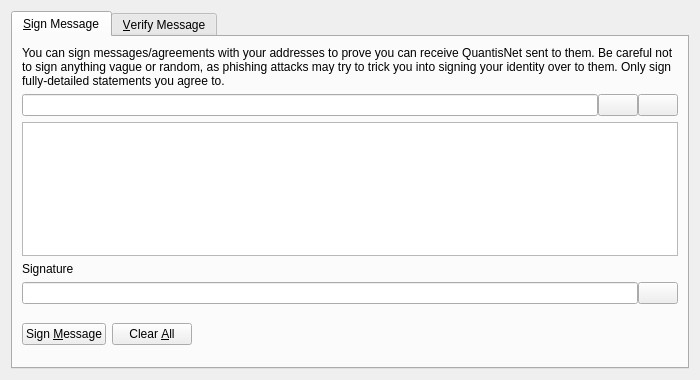
<?xml version="1.0" encoding="UTF-8"?>
<ui version="4.0">
 <class>SignVerifyMessageDialog</class>
 <widget class="QDialog" name="SignVerifyMessageDialog">
  <property name="geometry">
   <rect>
    <x>0</x>
    <y>0</y>
    <width>700</width>
    <height>380</height>
   </rect>
  </property>
  <property name="windowTitle">
   <string>Signatures - Sign / Verify a Message</string>
  </property>
  <property name="modal">
   <bool>true</bool>
  </property>
  <layout class="QVBoxLayout" name="verticalLayout">
   <item>
    <widget class="QTabWidget" name="tabWidget">
     <property name="currentIndex">
      <number>0</number>
     </property>
     <widget class="QWidget" name="tabSignMessage">
      <attribute name="title">
       <string>&amp;Sign Message</string>
      </attribute>
      <layout class="QVBoxLayout" name="verticalLayout_SM">
       <item>
        <widget class="QLabel" name="infoLabel_SM">
         <property name="text">
          <string>You can sign messages/agreements with your addresses to prove you can receive QuantisNet sent to them. Be careful not to sign anything vague or random, as phishing attacks may try to trick you into signing your identity over to them. Only sign fully-detailed statements you agree to.</string>
         </property>
         <property name="textFormat">
          <enum>Qt::PlainText</enum>
         </property>
         <property name="wordWrap">
          <bool>true</bool>
         </property>
        </widget>
       </item>
       <item>
        <layout class="QHBoxLayout" name="horizontalLayout_1_SM">
         <property name="spacing">
          <number>0</number>
         </property>
         <item>
          <widget class="QValidatedLineEdit" name="addressIn_SM">
           <property name="toolTip">
            <string>The QuantisNet address to sign the message with</string>
           </property>
          </widget>
         </item>
         <item>
          <widget class="QPushButton" name="addressBookButton_SM">
           <property name="toolTip">
            <string>Choose previously used address</string>
           </property>
           <property name="text">
            <string/>
           </property>
           <property name="shortcut">
            <string>Alt+A</string>
           </property>
           <property name="autoDefault">
            <bool>false</bool>
           </property>
          </widget>
         </item>
         <item>
          <widget class="QPushButton" name="pasteButton_SM">
           <property name="toolTip">
            <string>Paste address from clipboard</string>
           </property>
           <property name="text">
            <string/>
           </property>
           <property name="shortcut">
            <string>Alt+P</string>
           </property>
           <property name="autoDefault">
            <bool>false</bool>
           </property>
          </widget>
         </item>
        </layout>
       </item>
       <item>
        <widget class="QPlainTextEdit" name="messageIn_SM">
         <property name="toolTip">
          <string>Enter the message you want to sign here</string>
         </property>
        </widget>
       </item>
       <item>
        <widget class="QLabel" name="signatureLabel_SM">
         <property name="text">
          <string>Signature</string>
         </property>
         <property name="textFormat">
          <enum>Qt::PlainText</enum>
         </property>
        </widget>
       </item>
       <item>
        <layout class="QHBoxLayout" name="horizontalLayout_2_SM">
         <property name="spacing">
          <number>0</number>
         </property>
         <item>
          <widget class="QLineEdit" name="signatureOut_SM">
           <property name="font">
            <font>
             <italic>true</italic>
            </font>
           </property>
           <property name="readOnly">
            <bool>true</bool>
           </property>
          </widget>
         </item>
         <item>
          <widget class="QPushButton" name="copySignatureButton_SM">
           <property name="toolTip">
            <string>Copy the current signature to the system clipboard</string>
           </property>
           <property name="text">
            <string/>
           </property>
           <property name="autoDefault">
            <bool>false</bool>
           </property>
          </widget>
         </item>
        </layout>
       </item>
       <item>
        <layout class="QHBoxLayout" name="horizontalLayout_3_SM">
         <item>
          <widget class="QPushButton" name="signMessageButton_SM">
           <property name="toolTip">
            <string>Sign the message to prove you own this QuantisNet address</string>
           </property>
           <property name="text">
            <string>Sign &amp;Message</string>
           </property>
           <property name="autoDefault">
            <bool>false</bool>
           </property>
          </widget>
         </item>
         <item>
          <widget class="QPushButton" name="clearButton_SM">
           <property name="toolTip">
            <string>Reset all sign message fields</string>
           </property>
           <property name="text">
            <string>Clear &amp;All</string>
           </property>
           <property name="autoDefault">
            <bool>false</bool>
           </property>
          </widget>
         </item>
         <item>
          <spacer name="horizontalSpacer_1_SM">
           <property name="orientation">
            <enum>Qt::Horizontal</enum>
           </property>
           <property name="sizeHint" stdset="0">
            <size>
             <width>40</width>
             <height>48</height>
            </size>
           </property>
          </spacer>
         </item>
         <item>
          <widget class="QLabel" name="statusLabel_SM">
           <property name="font">
            <font>
             <weight>75</weight>
             <bold>true</bold>
            </font>
           </property>
           <property name="text">
            <string/>
           </property>
           <property name="wordWrap">
            <bool>true</bool>
           </property>
          </widget>
         </item>
         <item>
          <spacer name="horizontalSpacer_2_SM">
           <property name="orientation">
            <enum>Qt::Horizontal</enum>
           </property>
           <property name="sizeHint" stdset="0">
            <size>
             <width>40</width>
             <height>48</height>
            </size>
           </property>
          </spacer>
         </item>
        </layout>
       </item>
      </layout>
     </widget>
     <widget class="QWidget" name="tabVerifyMessage">
      <attribute name="title">
       <string>&amp;Verify Message</string>
      </attribute>
      <layout class="QVBoxLayout" name="verticalLayout_VM">
       <item>
        <widget class="QLabel" name="infoLabel_VM">
         <property name="text">
          <string>Enter the receiver's address, message (ensure you copy line breaks, spaces, tabs, etc. exactly) and signature below to verify the message. Be careful not to read more into the signature than what is in the signed message itself, to avoid being tricked by a man-in-the-middle attack. Note that this only proves the signing party receives with the address, it cannot prove sendership of any transaction!</string>
         </property>
         <property name="textFormat">
          <enum>Qt::PlainText</enum>
         </property>
         <property name="alignment">
          <set>Qt::AlignLeading|Qt::AlignLeft|Qt::AlignTop</set>
         </property>
         <property name="wordWrap">
          <bool>true</bool>
         </property>
        </widget>
       </item>
       <item>
        <layout class="QHBoxLayout" name="horizontalLayout_1_VM">
         <property name="spacing">
          <number>0</number>
         </property>
         <item>
          <widget class="QValidatedLineEdit" name="addressIn_VM">
           <property name="toolTip">
            <string>The QuantisNet address the message was signed with</string>
           </property>
          </widget>
         </item>
         <item>
          <widget class="QPushButton" name="addressBookButton_VM">
           <property name="toolTip">
            <string>Choose previously used address</string>
           </property>
           <property name="text">
            <string/>
           </property>
           <property name="shortcut">
            <string>Alt+A</string>
           </property>
           <property name="autoDefault">
            <bool>false</bool>
           </property>
          </widget>
         </item>
        </layout>
       </item>
       <item>
        <widget class="QPlainTextEdit" name="messageIn_VM"/>
       </item>
       <item>
        <widget class="QValidatedLineEdit" name="signatureIn_VM"/>
       </item>
       <item>
        <layout class="QHBoxLayout" name="horizontalLayout_2_VM">
         <item>
          <widget class="QPushButton" name="verifyMessageButton_VM">
           <property name="toolTip">
            <string>Verify the message to ensure it was signed with the specified QuantisNet address</string>
           </property>
           <property name="text">
            <string>Verify &amp;Message</string>
           </property>
           <property name="autoDefault">
            <bool>false</bool>
           </property>
          </widget>
         </item>
         <item>
          <widget class="QPushButton" name="clearButton_VM">
           <property name="toolTip">
            <string>Reset all verify message fields</string>
           </property>
           <property name="text">
            <string>Clear &amp;All</string>
           </property>
           <property name="autoDefault">
            <bool>false</bool>
           </property>
          </widget>
         </item>
         <item>
          <spacer name="horizontalSpacer_1_VM">
           <property name="orientation">
            <enum>Qt::Horizontal</enum>
           </property>
           <property name="sizeHint" stdset="0">
            <size>
             <width>40</width>
             <height>48</height>
            </size>
           </property>
          </spacer>
         </item>
         <item>
          <widget class="QLabel" name="statusLabel_VM">
           <property name="font">
            <font>
             <weight>75</weight>
             <bold>true</bold>
            </font>
           </property>
           <property name="text">
            <string/>
           </property>
           <property name="wordWrap">
            <bool>true</bool>
           </property>
          </widget>
         </item>
         <item>
          <spacer name="horizontalSpacer_2_VM">
           <property name="orientation">
            <enum>Qt::Horizontal</enum>
           </property>
           <property name="sizeHint" stdset="0">
            <size>
             <width>40</width>
             <height>48</height>
            </size>
           </property>
          </spacer>
         </item>
        </layout>
       </item>
      </layout>
     </widget>
    </widget>
   </item>
  </layout>
 </widget>
 <customwidgets>
  <customwidget>
   <class>QValidatedLineEdit</class>
   <extends>QLineEdit</extends>
   <header>qvalidatedlineedit.h</header>
  </customwidget>
 </customwidgets>
 <resources>
  <include location="../quantisnet.qrc"/>
 </resources>
 <connections/>
</ui>
